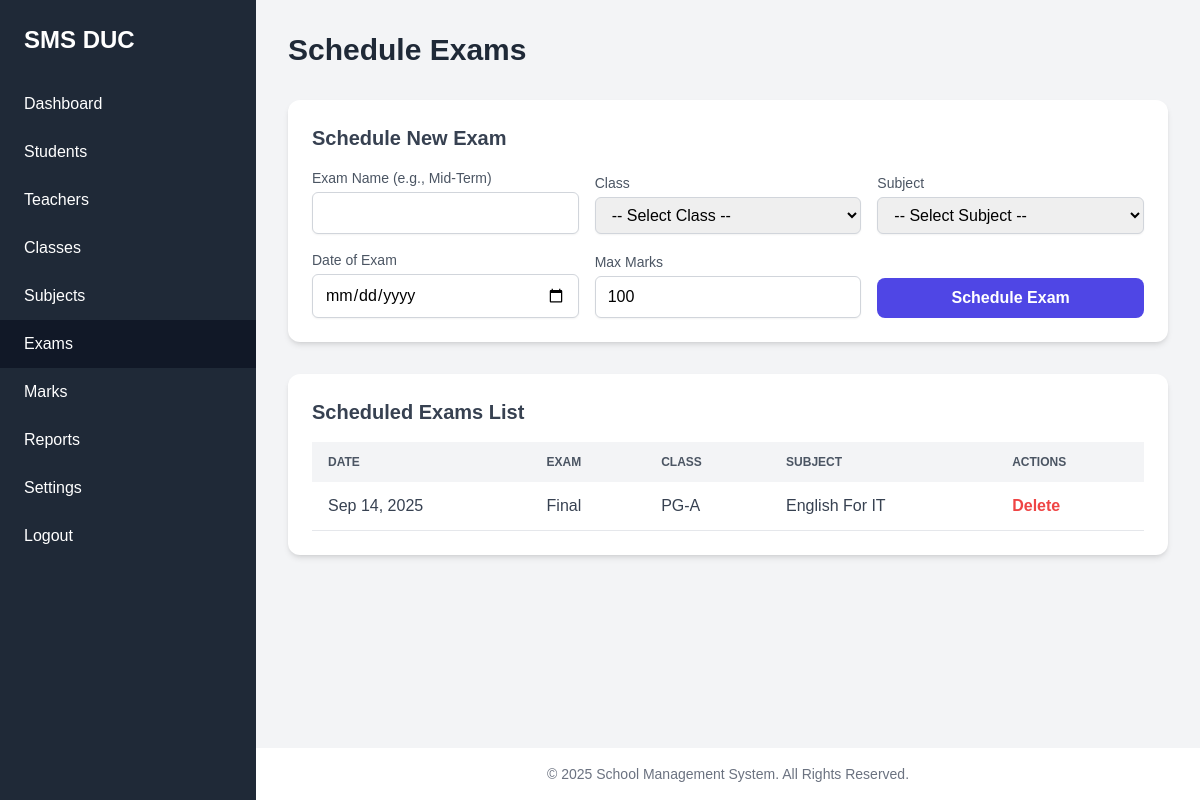
The page /pages/exams.php (signed in) on the database its author committed.
### tables this page shows
CREATE TABLE `exams` (
  `id` int(11) NOT NULL,
  `exam_name` varchar(100) NOT NULL,
  `class_id` int(11) NOT NULL,
  `subject_id` int(11) NOT NULL,
  `exam_date` date NOT NULL,
  `max_marks` int(11) DEFAULT 100,
  `created_at` timestamp NOT NULL DEFAULT current_timestamp()
);

CREATE TABLE `classes` (
  `id` int(11) NOT NULL,
  `class_name` varchar(100) NOT NULL,
  `room_number` varchar(20) DEFAULT NULL,
  `teacher_id` int(11) DEFAULT NULL,
  `created_at` timestamp NOT NULL DEFAULT current_timestamp()
);

CREATE TABLE `subjects` (
  `id` int(11) NOT NULL,
  `subject_name` varchar(100) NOT NULL,
  `subject_code` varchar(20) DEFAULT NULL,
  `created_at` timestamp NOT NULL DEFAULT current_timestamp()
);

### pages/exams.php (the view, shortened to what this page needs)
<?php
require_once '../config/db.php';
$exams = $pdo->query('
    SELECT exams.*, classes.class_name, subjects.subject_name
    FROM exams
    JOIN classes ON exams.class_id = classes.id
    JOIN subjects ON exams.subject_id = subjects.id
    ORDER BY exams.exam_date DESC
')->fetchAll();
require_once '../includes/header.php';
?>
<div class="space-y-8">
    <h1 class="text-3xl font-bold text-gray-800">Schedule Exams</h1>
    <div class="bg-white p-6 rounded-xl shadow-md">
         <h2 class="text-xl font-semibold text-gray-700 mb-4">Schedule New Exam</h2>
         <form action="exams.php" method="POST" class="grid grid-cols-1 md:grid-cols-3 gap-4 items-end">
            <div>
                <label for="exam_name" class="block text-sm font-medium text-gray-600">Exam Name (e.g., Mid-Term)</label>
                <input type="text" name="exam_name" required class="mt-1 block w-full px-3 py-2 border border-gray-300 rounded-md shadow-sm">
            </div>
            <div>
                <label for="class_id" class="block text-sm font-medium text-gray-600">Class</label>
                <select name="class_id" required class="mt-1 block w-full px-3 py-2 border border-gray-300 rounded-md shadow-sm"><option value="">-- Select Class --</option></select>
            </div>
            <div>
                <label for="subject_id" class="block text-sm font-medium text-gray-600">Subject</label>
                <select name="subject_id" required class="mt-1 block w-full px-3 py-2 border border-gray-300 rounded-md shadow-sm"><option value="">-- Select Subject --</option></select>
            </div>
            <div>
                <label for="exam_date" class="block text-sm font-medium text-gray-600">Date of Exam</label>
                <input type="date" name="exam_date" required class="mt-1 block w-full px-3 py-2 border border-gray-300 rounded-md shadow-sm">
            </div>
             <div>
                <label for="max_marks" class="block text-sm font-medium text-gray-600">Max Marks</label>
                <input type="number" name="max_marks" value="100" required class="mt-1 block w-full px-3 py-2 border border-gray-300 rounded-md shadow-sm">
            </div>
            <div>
                 <button type="submit" name="schedule_exam" class="w-full bg-indigo-600 hover:bg-indigo-700 text-white font-bold py-2 px-6 rounded-lg">Schedule Exam</button>
            </div>
         </form>
    </div>
    <div class="bg-white p-6 rounded-xl shadow-md">
        <h2 class="text-xl font-semibold text-gray-700 mb-4">Scheduled Exams List</h2>
        <div class="overflow-x-auto">
            <table class="min-w-full bg-white">
                <thead class="bg-gray-100">
                    <tr>
                        <th class="py-3 px-4 text-left text-xs font-semibold text-gray-600 uppercase">Date</th>
                        <th class="py-3 px-4 text-left text-xs font-semibold text-gray-600 uppercase">Exam</th>
                        <th class="py-3 px-4 text-left text-xs font-semibold text-gray-600 uppercase">Class</th>
                        <th class="py-3 px-4 text-left text-xs font-semibold text-gray-600 uppercase">Subject</th>
                        <th class="py-3 px-4 text-left text-xs font-semibold text-gray-600 uppercase">Actions</th>
                    </tr>
                </thead>
                <tbody class="text-gray-700">
                    <?php foreach ($exams as $exam): ?>
                        <tr class="border-b border-gray-200 hover:bg-gray-50">
                            <td class="py-3 px-4"><?php echo date('M j, Y', strtotime($exam['exam_date'])); ?></td>
                            <td class="py-3 px-4 font-medium"><?php echo htmlspecialchars($exam['exam_name']); ?></td>
                            <td class="py-3 px-4"><?php echo htmlspecialchars($exam['class_name']); ?></td>
                            <td class="py-3 px-4"><?php echo htmlspecialchars($exam['subject_name']); ?></td>
                            <td class="py-3 px-4">
                                <form action="exams.php" method="POST" onsubmit="return confirm('Are you sure? This will delete the exam and any associated marks.');">
                                    <button type="submit" name="delete_exam" class="text-red-500 hover:text-red-700 font-semibold">Delete</button>
                                </form>
                            </td>
                        </tr>
                    <?php endforeach; ?>
                </tbody>
            </table>
        </div>
    </div>
</div>
<?php require_once '../includes/footer.php'; ?>

### assets/css/style.css (style rules this page uses)
body { font-family: 'Poppins', sans-serif; background-color: #f0f2f5; }

### rows shown on the page
exams: exam_date "Sep 14, 2025", exam_name "Final", class.class_name "PG-A", subject.subject_name "English For IT"
